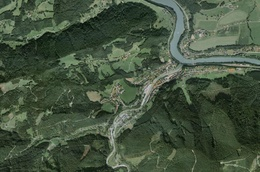
%> input picture examples/example/ColorImageSegmentation/Input.jpg, 260 x 172 px, shrunk from 1071 x 708 before the run
$ octave Test.m   (GNU Octave 9; MATLAB toolbox functions it lacks are replaced by stand-ins)
%> lines starting %> are read from the running program, lines starting %| are printed output that depends on the picture; in (x1, y1, x2, y2) boxes, pixels count from 0 and x2, y2 are one past the last pixel; in counts of white or black regions, pixels touching at a corner belong together; the program's own positions count from 1
clc

clear all

close all

warning off


%
% [filename, pathname] = uigetfile( {'*.jpg',  'Jpg Image File (*.JPG)'}, ...
%
%    'Read a file');

file = 'Input.jpg';

IM = im2double(rgb2gray(imread(file)));
%> IM: size 172x260 double; min 0.0275, max 0.792, mean 0.303


figure;imshow(IM,[]);


% load IM


[r c] = size(IM);
%> r = 172; c = 260


data = IM(:);

[center,U,obj_fcn] = fcm(data,6); % Fuzzy C-means classification with 4 classes
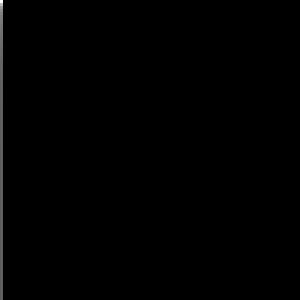
%> obj_fcn: size 100x100 double (shown 3 times larger); min 0, max 50.67, mean 0.2; drawn with min black and max white
%> center = [0.545; 0.452; 0.278; 0.142; 0.359; 0.212]


% Finding the pixels for each class

maxU = max(U);

index1 = find(U(1,:) == maxU);
%> index1 = 4494 values from 11 to 44714

index2 = find(U(2,:) == maxU);
%> index2 = 6169 values from 10 to 44713

index3 = find(U(3,:) == maxU);
%> index3 = 10524 values from 1 to 44720

index4 = find(U(4,:) == maxU);
%> index4 = 6843 values from 15 to 44695


% Assigning pixel to each class by giving them a specific value

fcmImage(1:length(data))=0;

fcmImage(index1)= 1;

fcmImage(index2)= 0.66;

fcmImage(index3)= 0.33;

fcmImage(index4)= 0.0;


% Reshapeing the array to a image

imagNew = reshape(fcmImage,r,c);
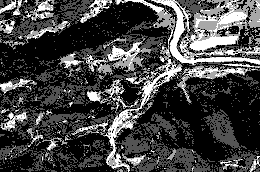
%> imagNew: size 172x260 double; min 0, max 1, mean 0.269

figure;imshow(imagNew,[]);


gradmag = imagNew;

g = gradmag - min(gradmag(:));

g = g / max(g(:));


th = graythresh(g); %# Otsu's method.
%> th = 0.492

a = imhmax(g,th/2); %# Conservatively remove local maxima.
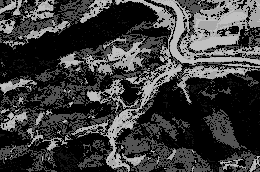
%> a: size 172x260 double; min 0, max 0.754, mean 0.236

th = graythresh(a);
%> th = 0.204

b = a > th/4; %# Conservative global threshold.
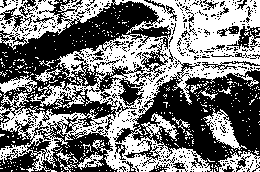
%> b: size 172x260 logical; 47.4% white; 424 white regions (410 under 20 px), largest, box (x1, y1, x2, y2) and area: (0, 0, 260, 172) 18156, (203, 108, 247, 150) 620, (218, 150, 260, 172) 468

c = imclose(b,ones(8)); %# Try to close contours.
%> c: size 172x260 logical; 84.9% white; 24 black regions (5 under 20 px), largest, box (x1, y1, x2, y2) and area: (21, 22, 105, 63) 1703, (215, 90, 260, 156) 1523, (168, 97, 225, 161) 1421

d = imfill(c,'holes'); %# Not a bad segmentation by itself.
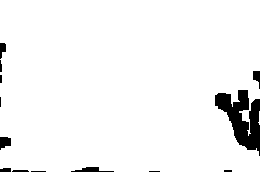
%> d: size 172x260 logical; 95.4% white; 13 black regions (5 under 20 px), largest, box (x1, y1, x2, y2) and area: (215, 90, 260, 156) 1523, (71, 167, 114, 172) 114, (0, 137, 11, 150) 108

%# Use the rough segmentation to define markers.

g2 = imimposemin(g, ~ imdilate( bwperim(a), ones(4) ));

L = watershed(g2);
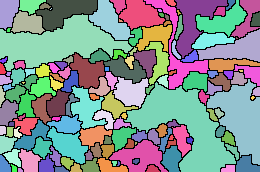
%> L: size 172x260 uint8; 150 distinct labels, from 0 to 149; one colour per label, 0 black

Lrgb = label2rgb(L);
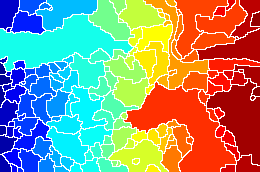
%> Lrgb: size 172x260x3 uint8; mean R, G, B 145.9, 150, 128.7

figure;imshow(Lrgb,[]);
